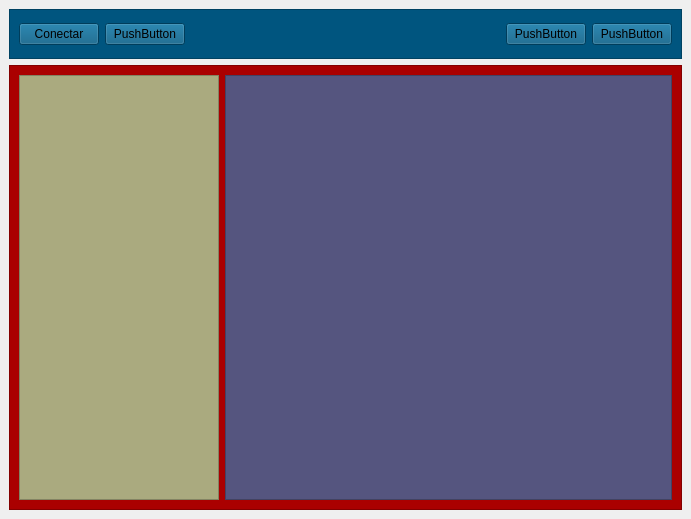
<?xml version="1.0" encoding="UTF-8"?>
<ui version="4.0">
 <class>MainWindow</class>
 <widget class="QMainWindow" name="MainWindow">
  <property name="geometry">
   <rect>
    <x>0</x>
    <y>0</y>
    <width>691</width>
    <height>519</height>
   </rect>
  </property>
  <property name="windowTitle">
   <string>MainWindow</string>
  </property>
  <widget class="QWidget" name="centralwidget">
   <layout class="QVBoxLayout" name="verticalLayout">
    <item>
     <widget class="QFrame" name="frame">
      <property name="maximumSize">
       <size>
        <width>1600</width>
        <height>50</height>
       </size>
      </property>
      <property name="styleSheet">
       <string notr="true">background-color: rgb(0, 85, 127);</string>
      </property>
      <property name="frameShape">
       <enum>QFrame::StyledPanel</enum>
      </property>
      <property name="frameShadow">
       <enum>QFrame::Raised</enum>
      </property>
      <layout class="QHBoxLayout" name="horizontalLayout">
       <item>
        <widget class="QPushButton" name="pushButton">
         <property name="text">
          <string>Conectar</string>
         </property>
        </widget>
       </item>
       <item>
        <widget class="QPushButton" name="pushButton_2">
         <property name="text">
          <string>PushButton</string>
         </property>
        </widget>
       </item>
       <item>
        <spacer name="horizontalSpacer">
         <property name="orientation">
          <enum>Qt::Horizontal</enum>
         </property>
         <property name="sizeHint" stdset="0">
          <size>
           <width>40</width>
           <height>20</height>
          </size>
         </property>
        </spacer>
       </item>
       <item>
        <widget class="QPushButton" name="pushButton_3">
         <property name="text">
          <string>PushButton</string>
         </property>
        </widget>
       </item>
       <item>
        <widget class="QPushButton" name="pushButton_4">
         <property name="text">
          <string>PushButton</string>
         </property>
        </widget>
       </item>
      </layout>
     </widget>
    </item>
    <item>
     <widget class="QFrame" name="frame_2">
      <property name="styleSheet">
       <string notr="true">background-color: rgb(170, 0, 0);</string>
      </property>
      <property name="frameShape">
       <enum>QFrame::StyledPanel</enum>
      </property>
      <property name="frameShadow">
       <enum>QFrame::Raised</enum>
      </property>
      <layout class="QHBoxLayout" name="horizontalLayout_2">
       <item>
        <widget class="QFrame" name="frame_3">
         <property name="minimumSize">
          <size>
           <width>200</width>
           <height>0</height>
          </size>
         </property>
         <property name="maximumSize">
          <size>
           <width>200</width>
           <height>16777215</height>
          </size>
         </property>
         <property name="styleSheet">
          <string notr="true">background-color: rgb(170, 170, 127);</string>
         </property>
         <property name="frameShape">
          <enum>QFrame::StyledPanel</enum>
         </property>
         <property name="frameShadow">
          <enum>QFrame::Raised</enum>
         </property>
        </widget>
       </item>
       <item>
        <widget class="QFrame" name="frame_4">
         <property name="styleSheet">
          <string notr="true">background-color: rgb(85, 85, 127);</string>
         </property>
         <property name="frameShape">
          <enum>QFrame::StyledPanel</enum>
         </property>
         <property name="frameShadow">
          <enum>QFrame::Raised</enum>
         </property>
        </widget>
       </item>
      </layout>
     </widget>
    </item>
   </layout>
  </widget>
 </widget>
 <resources/>
 <connections/>
</ui>
